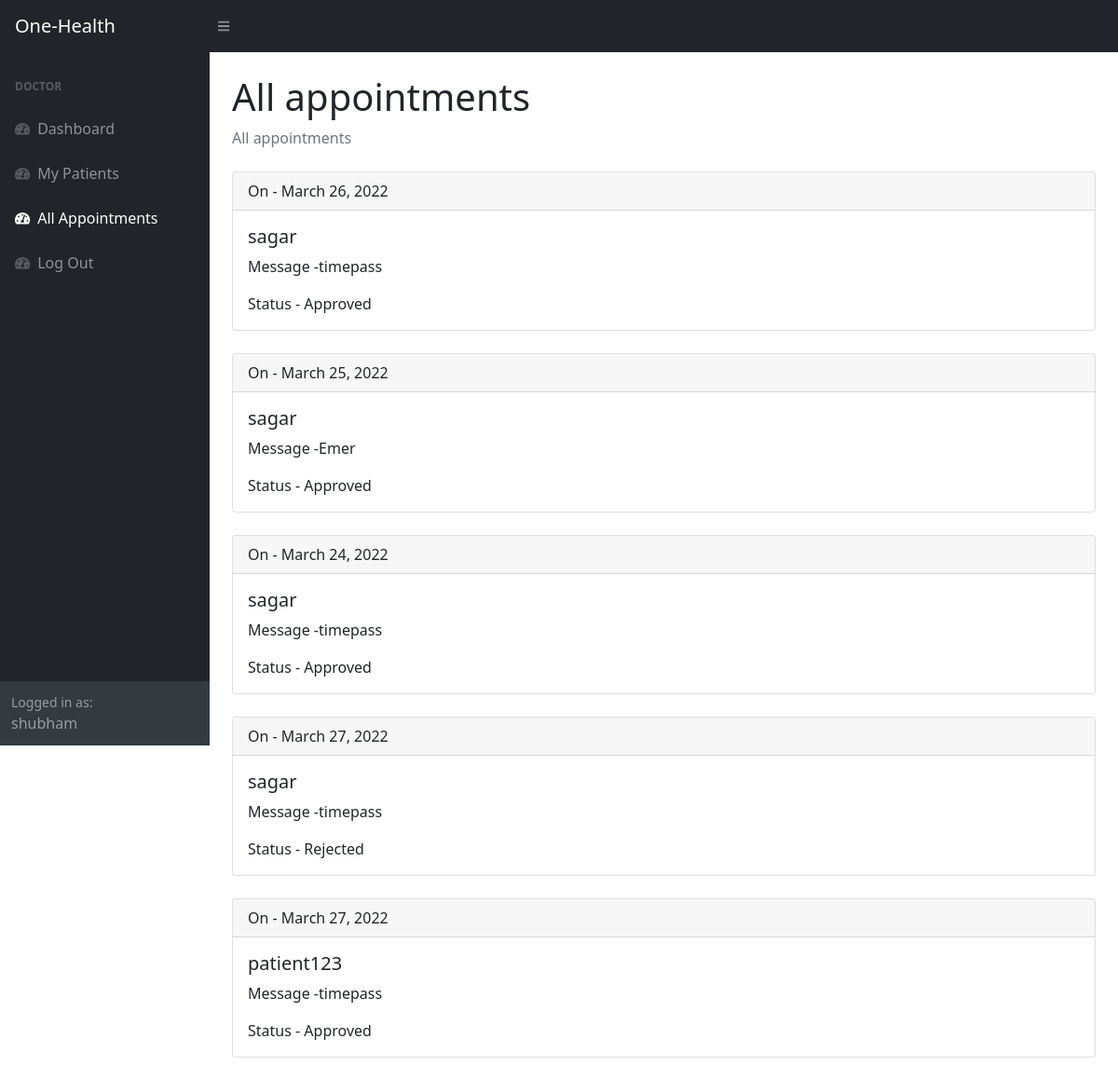
Page /dashboard/all (signed in) on the committed database.
### myapp/models.py (models this page shows, shortened)
class User(AbstractUser):
    is_patient = models.BooleanField(default=False)
    is_doctor = models.BooleanField(default=False)

class Appointment(models.Model):
    patientID = models.IntegerField()
    patientUsername = models.CharField(default="", max_length=100)
    doctorID = models.IntegerField()
    doctorUsername = models.CharField(default="", max_length=100)
    date = models.DateField()
    status = models.CharField(max_length=100, default="Pending")
    description = models.TextField()

### myapp/views.py (the view)
# urls.py: path('dashboard/all', allAppointments, name='all'),
@login_required
def allAppointments(request):
    if request.user.is_doctor:
        appointments = Appointment.objects.filter(doctorID=request.user.pk)
    else:
        appointments = Appointment.objects.filter(patientID=request.user.pk)
    param = {'appointments':appointments}
    return render(request, 'allAppointments.html', param)

### templates/allAppointments.html
{% extends 'base.html' %}
{% load static %}
{% block body %}
<div id="layoutSidenav_content">
    <main>
        <div class="container-fluid px-4">
            <h1 class="mt-4">All appointments</h1>
            <ol class="breadcrumb mb-4">
                <li class="breadcrumb-item active">All appointments</li>
            </ol>
        </div>
        {% for appointment in appointments %}
        <div class="card m-4">
            <div class="card-header">
                On - {{appointment.date}}
            </div>
            <div class="card-body">
                {% if user.is_doctor %}
                    <h5 class="card-title">{{appointment.patientUsername}}</h5>
                {% else %}
                    <h5 class="card-title">{{appointment.doctorUsername}}</h5>
                {% endif %}
                <p class="card-text">Message -{{appointment.description}}</p>
                <p class="card-text">Status - {{appointment.status}}</p>
            </div>
        </div>
        {% endfor %}
    </main>
</div>
{% endblock body %}

### templates/base.html (shortened to what this page needs)
{% load static %}
<!DOCTYPE html>
<html lang="en">
    <head>
        <link href="https://cdn.jsdelivr.net/npm/simple-datatables@latest/dist/style.css" rel="stylesheet" />
        <link href={% static "dashboard/css/styles.css" %} rel="stylesheet" />
    </head>
    <body class="sb-nav-fixed">
        <nav class="sb-topnav navbar navbar-expand navbar-dark bg-dark">
            <a class="navbar-brand ps-3" href={% url 'dashboard' %}>One-Health</a>
            <button class="btn btn-link btn-sm order-1 order-lg-0 me-4 me-lg-0" id="sidebarToggle" href="#!"><i class="fas fa-bars"></i></button>
        </nav>
        <div id="layoutSidenav">
            <div id="layoutSidenav_nav">
                <nav class="sb-sidenav accordion sb-sidenav-dark" id="sidenavAccordion">
                    <div class="sb-sidenav-menu">
                        <div class="nav">
                            <div class="sb-sidenav-menu-heading">{% if user.is_doctor %}Doctor {% else %} Patient{% endif %} </div>
                            <a class="nav-link {% if request.resolver_match.url_name == "dashboard" %}active{% endif %}" href={% url 'dashboard' %}>
                                <div class="sb-nav-link-icon "><i class="fas fa-tachometer-alt"></i></div>
                                Dashboard
                            </a>
                            {% if user.is_patient %}
                            <a class="nav-link {% if request.resolver_match.url_name == "dashDoctors" %}active{% endif %}" href={% url 'dashDoctors' %}>
                                <div class="sb-nav-link-icon"><i class="fas fa-tachometer-alt"></i></div>
                                Doctors
                            </a>
                            <a class="nav-link {% if request.resolver_match.url_name == "myECGView" %}active{% endif %}" href={% url 'myECGView' %}>
                                <div class="sb-nav-link-icon"><i class="fas fa-tachometer-alt"></i></div>
                                My ECG
                            </a>
                            {% else %}
                            <a class="nav-link {% if request.resolver_match.url_name == "myPatients" %}active{% endif %}" href={% url 'myPatients' %}>
                                <div class="sb-nav-link-icon"><i class="fas fa-tachometer-alt"></i></div>
                                My Patients
                            </a>
                            {% endif %}
                            <a class="nav-link {% if request.resolver_match.url_name == "all" %}active{% endif %}" href={% url 'all' %}>
                                <div class="sb-nav-link-icon"><i class="fas fa-tachometer-alt"></i></div>
                                All Appointments
                            </a>
                            <a class="nav-link" href={% url 'logout' %}>
                                <div class="sb-nav-link-icon"><i class="fas fa-tachometer-alt"></i></div>
                                Log Out
                        </div>
                    </div>
                    <div class="sb-sidenav-footer">
                        <div class="small">Logged in as:</div>
                        {{user.username}}
                    </div>
                </nav>
            </div>
        {% block body%} {% endblock body%}
        </div>
    </body>
</html>

### rows in the picture
User: username "shubham"
Appointment: date "March 26, 2022", patientUsername "sagar", description "timepass", status "Approved"
Appointment: date "March 25, 2022", patientUsername "sagar", description "Emer", status "Approved"
Appointment: date "March 24, 2022", patientUsername "sagar", description "timepass", status "Approved"
Appointment: date "March 27, 2022", patientUsername "sagar", description "timepass", status "Rejected"
Appointment: date "March 27, 2022", patientUsername "patient123", description "timepass", status "Approved"
